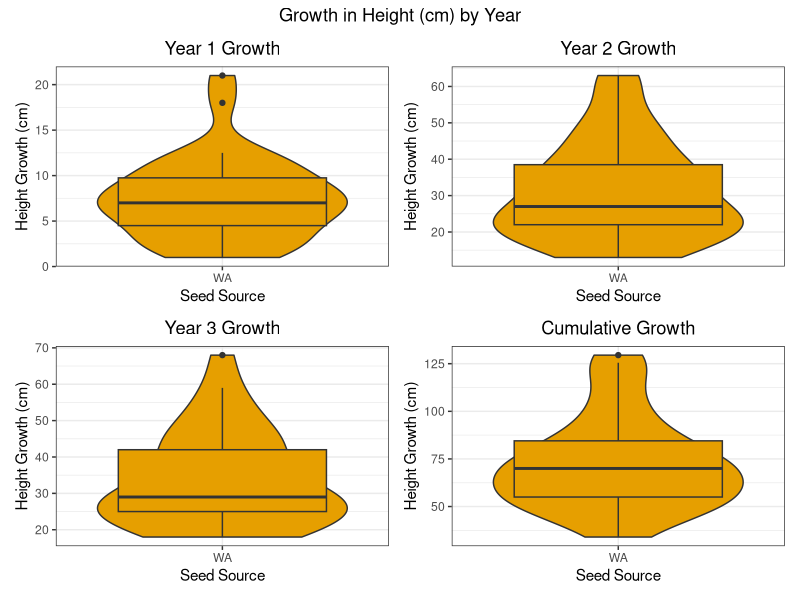
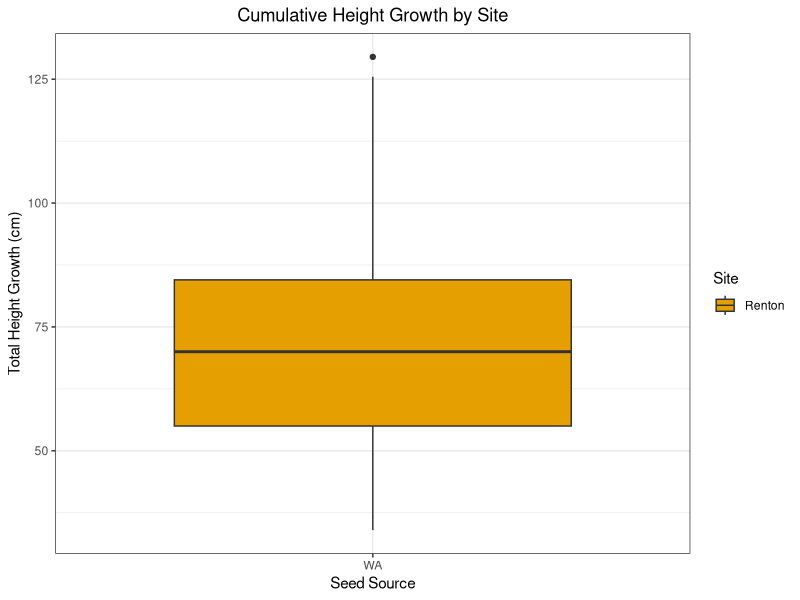
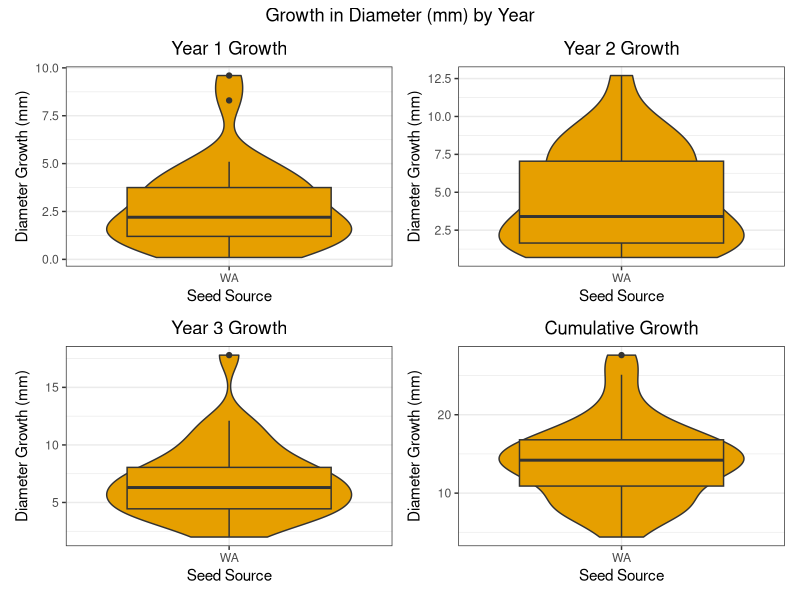
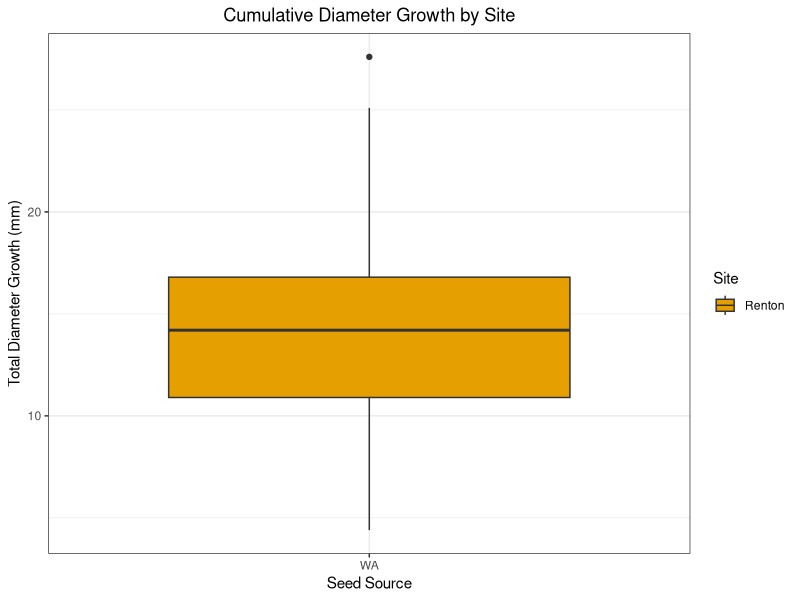
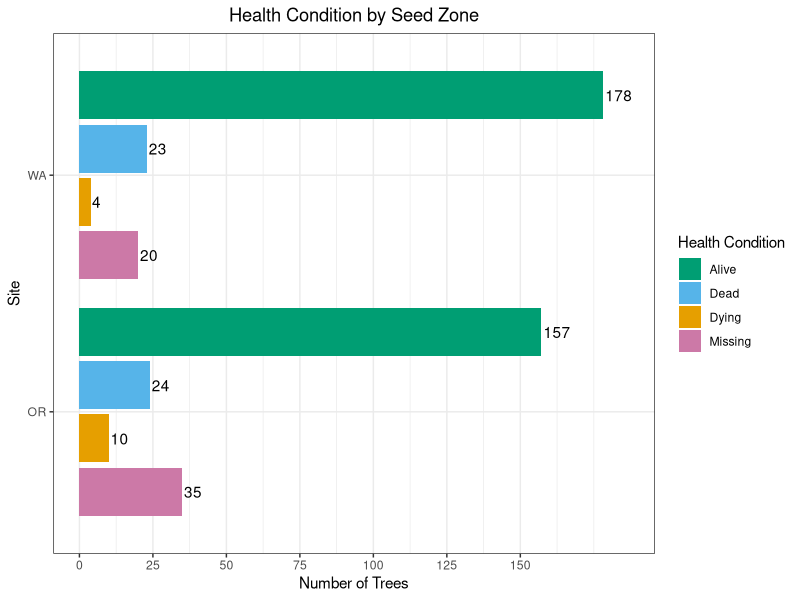
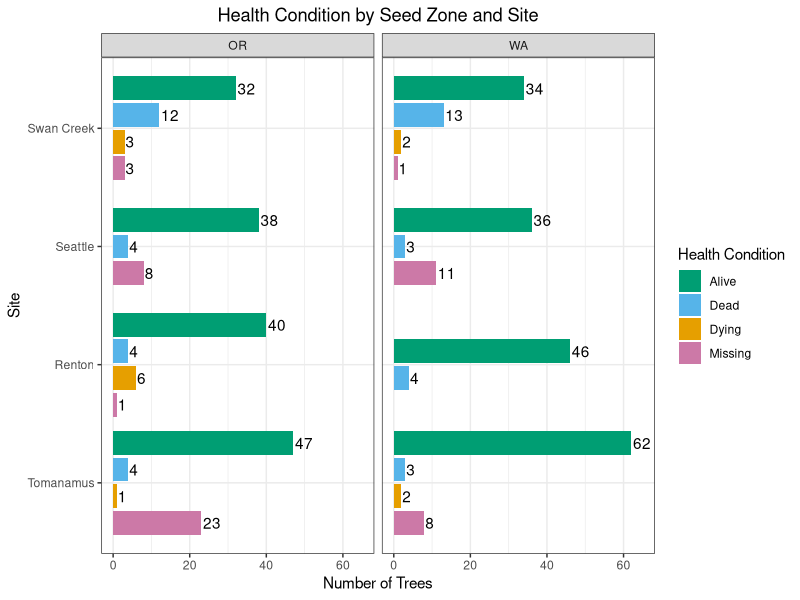

R code for these plots, in order:
## ---- chunk 1
knitr::opts_chunk$set(echo = FALSE)
## ---- chunk 2
library(tidyverse)
library(kableExtra)
library(patchwork)
library(zoo)
## ---- chunk 3
#2023 changes made in excel 
#y1$Seed.Zone[y1$Seed.Zone=="WA "] <- "WA"
#y1$X2022.Tree.Height..cm.[y1$X2022.Tree.Height..cm.==5408] <- 54.8
#y1$X2022.Tree.Diameter..mm.[y1$X2022.Tree.Diameter..mm.==110.0] <- 11
#y2$X2023.Tree.Diameter..mm.[y2X2022.Tree.Diameter..mm.==123] <- 12.3
#y2$X2023.Tree.Diameter..mm.[y2X2022.Tree.Diameter..mm.==135] <- 13.5

#2023 seattle OR data skipped tree number 14, moved 15, 16, 17 measurements up. 8 was missing
#2023 seattle OR site was missing trees 42 and 43, but recorded trees 39-41 in 2023 were better fit for previous 2022 measurements for 41-43. However, trees were in different row. very confused. Wondering if trees OR42 and OR43 actually got moved to end of OR31 row somehow after site was mapped? 
#2023 seattle OR last row trees 42,43, 46 and 50 were missing. However, tree number 45 fit better with tree 46, feeling confident tree recorded as 45 was actually 46, and 47 was actually missing because trees 47-49 were actually trees 48-50, adjusted
#2023 Swan Creek WA #141 included a 40cm height increase, which must be a mistake. Recommend excluding all trees with greater than 30cm height increases from first analyses. 
#2023 Swan Creek WA #171 included a 70cm height increase, which must be a mistake. Recommend excluding all trees with greater than 30cm height increases from first analyses. 
## ---- chunk 4
y1 <- read.csv("./data/2022 Measurements.csv")
library(readxl)
y2 <- read_excel("data/2023 MeasurementsCorrected.xlsx")
y3 <- read_excel("data/2024 Measurementsv3.xlsx")
y4 <- read_excel("data/2025 Measurements.xlsx", 
    sheet = "2025")
#rough2025 <- read_excel("data/2025 Measurements.xlsx", 
#    sheet = "2025 rough draft")

y1$Measurement.Year <- 2022
y2$Measurement.Year <- 2023
y3$Measurement.Year <- 2024

#rename columns to merge
#rough2025 <- rough2025 %>% 
#  rename("New Tree Number" = "Tree #") %>%
#  rename("Tree Diameter (mm)" = "DBH") %>%
#  rename("Tree Height (cm)" = "Height") %>%
#  rename("Health" = "Condition") %>%
#  rename("Date Measured" = "Measure Date") %>%
#  rename("Comment" = "Comments")

#rough2025 <- rough2025 %>%
#    mutate(Site = recode(Site, 'Discovery Park' = 'Seattle'))

#rough2025 <- rough2025 %>% select(-c("Seed Zone"))

#merge two sheets together based on tree number and site
#merged2025 <- left_join(rough2025, sheet2025, by=c("New Tree Number"="New Tree Number","Site" = "Site"))

#combine Health and Comment columns from both sheets
#merged2025 <- merged2025 %>%
#  mutate(`Health` = coalesce(`Health.x`,`Health.y`)) %>%
#  mutate(`Comment` = coalesce(`Comment.x`,`Comment.y`))

#if comments contain "browsed", mark elk browsed column as Y, otherwise mark N
y4 <- y4 %>%
  mutate(`Elk Browse` = case_when(
    grepl("browsed", Comment, ignore.case = TRUE) ~ "Y",
    TRUE ~ "N" # Keep the original value if no match is found
  ))

#remove duplicate columns
#y4 <- merged2025 %>% select(-c("Tree Height (cm).y","Tree Diameter (mm).y", "Comment.y","Health.y","Year Measured","Date Measured.y","Comment.x","Health.x"))

#add measurement year
y4 <- cbind(y4, Measurement.Year= 2025)
y4 <- y4 %>% select(-c("Year Measured"))

#add tree numbers for first year
y1 <- y1 %>% mutate(`Temp Tree Number` = row_number())

#remove unnecessary columns
y1 <- y1 %>% select(-c("Year.Measured","Color"))
y2 <- y2 %>% select(-c("Year Measured","Color"))
y3 <- y3 %>% select(-c("Year Measured"))

#rename columns to match other years
y1 <- y1 %>% 
  rename("Tree Height (cm)" = "Tree.Height..cm.") %>%
  rename("Tree Diameter (mm)" = "Tree.Diameter..mm.") %>%
  rename("Seed Zone" = "Seed.Zone") %>%
  rename("Date Measured" = "Date.Measured") %>%
  rename("Tree Number" = "Tree.Number") %>%
  rename("Date Planted" = "Date.Planted")
## ---- chunk 5
#change date format to match year 4
y1$`Date Measured` <- as.Date(y1$`Date Measured`,format = "%m/%d/%y")
y1$`Date Planted` <- as.Date(y1$`Date Planted`,format = "%m/%d/%y")
y2$`Date Measured` <- as.Date(y2$`Date Measured`,format ="%m/%d/%y")
y3$`Date Measured` <- as.Date(y3$`Date Measured`,format ="%m/%d/%y")
y4$`Date Measured` <- as.Date(y4$`Date Measured`,format = "%m/%d/%y")

#in Year 1, if health condition is NA, change it to alive
y1 <- y1 %>%
  mutate(Health = ifelse(is.na(Health), "Alive", Health))

#bind all year dataframes together
trees.bind <- bind_rows(y1,y2) %>% bind_rows(.,y3) %>% bind_rows(.,y4) %>% filter(Site!="" & Site!="Puyallup") %>% droplevels()

#trees.bind[130, "Health"] <- "Dead"
#trees.bind[167, "Health"] <- "Dying"

## ---- chunk 6
#labeling consistency
trees.bind$Health[trees.bind$Health==""] <- "Missing"
trees.bind$Health[trees.bind$Health=="missing"] <- "Missing"
trees.bind$`Seed Zone`[trees.bind$`Seed Zone`=="Wa"] <- "WA"
trees.bind <- trees.bind %>% droplevels()

#if comments contain "browsed", mark elk browsed column as Y, otherwise mark N
trees.bind <- trees.bind %>%
  mutate(`Elk Browse` = case_when(
    grepl("browsed", Comment, ignore.case = TRUE) ~ "Y",
    TRUE ~ "N" # Keep the original value if no match is found
  ))

#if comments contain "missing/presumed dead" change health condition to missing
trees.bind <- trees.bind %>%
  mutate(`Health` = case_when(
    grepl("Missing/presumed dead", Comment, ignore.case = TRUE) ~ "Missing",
    TRUE ~ `Health` # Keep the original value if no match is found
  ))
## ---- chunk 7
#use New Tree Number if not NA, otherwise use Tree Number
trees.bind <- trees.bind %>% group_by(`Tree Number`, Site, `Seed Zone`) %>% 
  mutate(`New Tree Number` = if_else(is.na(`New Tree Number`),first(na.omit(`New Tree Number`)),`New Tree Number`)) %>%
  ungroup()

#use Temp Tree Number if not NA, otherwise use Tree Number
trees.bind <- trees.bind %>% group_by(`Tree Number`, Site, `Seed Zone`) %>%
  mutate(`Temp Tree Number` = if_else(is.na(`Temp Tree Number`),first(na.omit(`Temp Tree Number`)),`Temp Tree Number`))%>%
  ungroup()

trees.bind <- trees.bind %>%  group_by(`Tree Number`, Site, `Seed Zone`) %>%
  mutate(`Date Planted` = if_else(is.na(`Date Planted`),first(na.omit(`Date Planted`)),`Date Planted`)) %>%
  ungroup()
## ---- chunk 8
trees.bind$`Date Measured` <- as.Date(trees.bind$`Date Measured`,"%m/%d/%y")
trees.bind$`Date Planted` <- as.Date(trees.bind$`Date Planted`,"%m/%d/%y")
trees.bind <- trees.bind %>% 
  mutate(`Planted Growth Days`=`Date Measured`-`Date Planted`)
## ---- chunk 9
trees <- trees.bind

dead.trees <- trees %>%
  filter(Health == "Dead")

matching.trees <- trees %>%
  inner_join(dead.trees, by = "Tree Number", relationship = "many-to-many")

#if previous year's health condition is dead change following years health condition to dead
trees <- trees %>%
  group_by(`Tree Number`, Site, `Seed Zone`) %>%
  arrange(Measurement.Year) %>%
  mutate(Previous_Value = lag(Health), Health = case_when(!is.na(Previous_Value) &
  Previous_Value == "Dead" ~ "Dead", TRUE ~ Health)) %>%
  select(-Previous_Value)

#if previous year's health condition is dying and current year's health condition is missing, change current year's health condition to dead
trees <- trees %>%
  group_by(`Tree Number`, Site, `Seed Zone`) %>%
  mutate(Health = case_when(lag(Health, n= 1, order_by = Measurement.Year) == "Dying" &
  Health == "Missing" ~ "Dead", TRUE ~ Health))

trees <- trees %>%
  group_by(`Tree Number`, Site, `Seed Zone`) %>%
  arrange(Measurement.Year) %>%
  mutate(Previous.Health = lag(Health), Health = case_when(is.na(Health) ~ Previous.Health, TRUE ~ Health)) %>%
  select(-Previous.Health)

#create final health column and if most current year's health condition is missing. use previous year's
trees <- trees %>%
  group_by(`Tree Number`, Site, `Seed Zone`) %>%
  tidyr::complete(Measurement.Year = seq(min(Measurement.Year), max(Measurement.Year)), fill = list(Health = NA)) %>%
  mutate(Final.Health = last(Health)) %>%
  mutate(Final.Health = zoo::na.locf(Final.Health, na.rm =  FALSE, fromLast = TRUE)) %>%
  mutate(Final.Health = ifelse(is.na(Health) & is.na(Final.Health), NA, Final.Health)) %>%
  ungroup()
## ---- chunk 10
#VERSION WITH NO BROWSED TREES
#trees.no.browse <- trees.bind %>%
#  group_by(Tree.Number, Site, Seed.Zone) %>%
#  filter(Elk.Browse !="Y") %>% ungroup()

#trees.no.browse <- trees.no.browse %>%
#  group_by(Tree.Number, Site, Seed.Zone) %>%
# arrange(Measurement.Year) %>%
#  mutate(Previous_Value = lag(Health), Health = case_when(!is.na(Previous_Value) & Previous_Value == "Dead" ~ "Dead", TRUE ~ Health)) %>%
#  select(-Previous_Value)

#if previous year's health condition is dying and current year's health condition is missing, change current year's health condition to dead
#trees.no.browse <- trees.no.browse %>%
#  group_by(Tree.Number, Site, Seed.Zone) %>%
#  mutate(Health = case_when(lag(Health, n= 1, order_by = Measurement.Year) == "Dying" & Health == "Missing" ~ "Dead", TRUE ~ Health))

#trees.no.browse <- trees.no.browse %>%
#  group_by(Tree.Number, Site, Seed.Zone) %>%
#  arrange(Measurement.Year) %>%
#  mutate(Previous.Health = lag(Health), Health = case_when(is.na(Health) ~ Previous.Health, TRUE ~ Health)) %>%
#  select(-Previous.Health)

#create final health column and if most current year's health condition is missing. use previous year's
#trees.no.browse <- trees.no.browse %>%
#  group_by(Tree.Number, Site, Seed.Zone) %>%
#  tidyr::complete(Measurement.Year = seq(min(Measurement.Year), max(Measurement.Year)), fill = list(Health = NA)) %>%
#  mutate(Final.Health = last(Health)) %>%
#  mutate(Final.Health = na.locf(Final.Health, na.rm =  FALSE, fromLast = TRUE)) %>%
#  mutate(Final.Health = ifelse(is.na(Health) & is.na(Final.Health), NA, Final.Health)) %>%
#  ungroup()
## ---- chunk 11
trees$Site <- as.factor(trees$Site)
trees$Seed.Zone <-as.factor(trees$`Seed Zone`)
trees$Health <- as.factor(trees$Health)
## ---- chunk 12
#trees.no.browse$Site <- as.factor(trees.no.browse$Site)
#trees.no.browse$Seed.Zone <-as.factor(trees.no.browse$Seed.Zone)
#trees.no.browse$Health <- as.factor(trees.no.browse$Health)
## ---- chunk 13
# NOTE RENTON OR TREE 180 was entered twice or there is two values for it. We need to look into this further, but for now we removed it from the data.
## ---- chunk 14
#trees <- trees %>% filter(`Tree Number`!=180 | Site!="Renton" | `Seed Zone`!="OR")
#trees.no.browse <- trees.no.browse %>% filter(Tree.Number!=180 | Site!="Renton" | Seed.Zone!="OR")
## ---- chunk 15
trees.wide <- trees %>% pivot_wider(
    id_cols = c(`Tree Number`, Site, `Seed Zone`, `New Tree Number`),
    names_from = Measurement.Year,
    values_from = c(`Tree Height (cm)`, `Tree Diameter (mm)`),
    names_glue = "{.value}_{Measurement.Year}") 

#ver with no browsed trees
#trees.wide <- trees.no.browse %>% pivot_wider(
#    id_cols = c(Tree.Number, Site, Seed.Zone, New.Tree.Number),
#    names_from = Measurement.Year,
#    values_from = c(Tree.Height..cm., Tree.Diameter..mm.),
#    names_glue = "{.value}_{Measurement.Year}") 
## ---- chunk 16
# see if there are any duplicate trees based on number, site, seed zone and year
#{trees} |> summarize(n = n(), .by = c(Tree.Number, Site, Seed.Zone, Measurement.Year)) |> filter(n > 1L)
## ---- chunk 17
trees.wide.growth <- trees.wide %>% mutate(y1.height.growth = `Tree Height (cm)_2023`-`Tree Height (cm)_2022`, y2.height.growth = `Tree Height (cm)_2024`-`Tree Height (cm)_2023`, y3.height.growth = `Tree Height (cm)_2025`-`Tree Height (cm)_2024`, y1.diameter.growth = `Tree Diameter (mm)_2023`-`Tree Diameter (mm)_2022`, y2.diameter.growth = `Tree Diameter (mm)_2024`-`Tree Diameter (mm)_2023`, y3.diameter.growth = `Tree Diameter (mm)_2025` - `Tree Diameter (mm)_2024`, total.height.growth = `Tree Height (cm)_2025`-`Tree Height (cm)_2022`, total.diameter.growth = `Tree Diameter (mm)_2025`-`Tree Diameter (mm)_2022`)
## ---- chunk 18
#trees.partial <- trees[1,2,3,9,11,12,13]
#trees.wide.joined <- left_join(trees.wide.growth, trees.partial, by=c("Tree.Number", "Site", "Seed.Zone"))
## ---- chunk 19
#tree.growth <- trees %>% group_by(Tree.Number, Site, Seed.Zone) %>% arrange(Measurement.Year) %>% mutate(Height.Growth = Tree.Height..cm. - lag(Tree.Height..cm.), Diameter.Growth = Tree.Diameter..mm. - lag(Tree.Diameter..mm.)) %>% ungroup()
## ---- chunk 20
#tree.growth.year <- tree.growth %>% group_by(Tree.Number, Site, Seed.Zone, Measurement.Year) %>% reframe(Heigh.Growth=Height.Growth,Diameter.Growth=Diameter.Growth)
## ---- chunk 21
#trees <- left_join(trees,tree.growth.year, by=c("Tree.Number", "Site", "Seed.Zone", "Measurement.Year"))
## ---- chunk 22
# FILTERED ALL TREES with NEGATIVE height increases or NEGATIVE diameter increases
#Data cleaning
#neg.trees <- trees %>% filter(Height.Growth<0)
#neg.trees <- neg.trees[c(1,2,3,5,6,12,13,20,21)]
#pos.trees <- trees %>% filter(Height.Growth>20)
## ---- chunk 23
#trees.pos <- tree.growth %>% filter(Height.Growth>0 & Diameter.Growth>0)  
## ---- chunk 24
trees.wide.pos.total <- trees.wide.growth %>% filter(total.height.growth>0 & total.diameter.growth>0)
trees.wide.pos.y1 <- trees.wide.growth %>% filter(y1.height.growth>0 & y1.diameter.growth>0)
trees.wide.pos.y2 <- trees.wide.growth %>% filter(y2.height.growth>0 & y2.diameter.growth>0)
trees.wide.pos.y3 <- trees.wide.growth %>% filter(y3.height.growth>0 & y3.diameter.growth>0)
trees.wide.pos.all <- trees.wide.growth %>% filter(y1.height.growth>0 & y1.diameter.growth>0 & y2.height.growth>0 & y2.diameter.growth>0 & y3.height.growth>0 & y3.diameter.growth>0)
## ---- chunk 25
#a few possible mistakes in measurements with trees greater than 30cm height increase. Removing trees above 24 increase also removes Seattle OR Trees 39-41 which were off in measurements, trees were possibly moved after mapping? 
## ---- chunk 26
#create table summarizing when sites were planted and remeasured.
## ---- chunk 27
#Site.Summary <- trees.pos %>% group_by(Site,Seed.Zone,Measurement.Year) %>% summarize(n=n()) %>% left_join(.,trees.pos,by=c("Site","Seed.Zone","Measurement.Year"),multiple="first")

Site.Summary <- trees.wide.pos.all %>% group_by(Site,`Seed Zone`) %>% summarize(n=n())
kable(Site.Summary[c(1,2,3)], col.names = c("Site", "Seed Zone", "Number of Trees")) %>% kable_material(c("striped", "hover","condensed"))
## ---- chunk 28
#trees.summary <- trees.wide.pos.all %>% group_by(Seed.Zone)  %>% summarize(
#n=n(),
#mean.height.2024=mean(Tree.Height..cm._2024),
#mean.diameter.2024=mean(Tree.Diameter..mm._2024),
#mean.y1.height.growth=mean(y1.height.growth,na.rm=TRUE),
#mean.y1.diameter.growth=mean(y1.diameter.growth,na.rm=TRUE),
#mean.y2.height.growth=mean(y2.height.growth,na.rm=TRUE),
#mean.y2.diameter.growth=mean(y2.diameter.growth,na.rm=TRUE),
#mean.total.height.growth=mean(total.height.growth,na.rm=TRUE),
#mean.total.diameter.growth=mean(total.diameter.growth,na.rm=TRUE))
#kable(trees.summary,digits = 2,format = "html", table.attr='class="scrollable-table"') %>% kable_material(c("striped", "hover","condensed")) %>% kable_styling(full_width = F) %>% scroll_box(height = "300px")

trees.summary <- trees.wide.pos.all %>% group_by(`Seed Zone`)  %>% summarize(
n=n(),
mean.height.2025=mean(`Tree Height (cm)_2025`),
mean.diameter.2025=mean(`Tree Diameter (mm)_2025`),
mean.y1.height.growth=mean(y1.height.growth,na.rm=TRUE),
mean.y1.diameter.growth=mean(y1.diameter.growth,na.rm=TRUE),
mean.y2.height.growth=mean(y2.height.growth,na.rm=TRUE),
mean.y2.diameter.growth=mean(y2.diameter.growth,na.rm=TRUE),
mean.y3.diameter.growth=mean(y3.diameter.growth,na.rm=TRUE),
mean.y3.height.growth=mean(y3.height.growth,na.rm=TRUE),
mean.total.height.growth=mean(total.height.growth,na.rm=TRUE),
mean.total.diameter.growth=mean(total.diameter.growth,na.rm=TRUE))
library(knitr)
kable(trees.summary,col.names = c("Seed Zone", "Number of Trees", "2025 Mean Height (cm)", "2025 Mean Diameter (mm)", "Mean Year 1 Height Growth (cm)", "Mean Year 1 Diameter Growth (mm)", "Mean Year 2 Height Growth (cm)","Mean Year 2 Diameter Growth (mm)", "Mean Year 3 Height Growth (cm)","Mean Year 3 Diameter Growth (mm)", "Total Mean Height Growth (cm)","Total Mean Diameter Growth (mm)"), digits = 2,format = "html", table.attr='class="scrollable-table"') %>% kable_material(c("striped", "hover","condensed")) %>% kable_styling(full_width = F) %>% scroll_box(height = "300px")
## ---- chunk 29
trees.summary.sites <- trees.wide.pos.all %>% group_by(Site,`Seed Zone`)  %>% summarize(
n=n(),
mean.height.2025=mean(`Tree Height (cm)_2025`),
mean.diameter.2025=mean(`Tree Diameter (mm)_2025`),
mean.y1.height.growth=mean(y1.height.growth,na.rm=TRUE),
mean.y1.diameter.growth=mean(y1.diameter.growth,na.rm=TRUE),
mean.y2.height.growth=mean(y2.height.growth,na.rm=TRUE),
mean.y2.diameter.growth=mean(y2.diameter.growth,na.rm=TRUE),
mean.y3.diameter.growth=mean(y3.diameter.growth,na.rm=TRUE),
mean.y3.height.growth=mean(y3.height.growth, na.rm = TRUE),
mean.total.height.growth=mean(total.height.growth,na.rm=TRUE),
mean.total.diameter.growth=mean(total.diameter.growth,na.rm=TRUE))
library(knitr)
kable(trees.summary.sites, col.names = c("Site", "Seed Zone", "Number of Trees", "2025 Mean Height (cm)", "2025 Mean Diameter (mm)", "Mean Year 1 Height Growth (cm)", "Mean Year 1 Diameter Growth (mm)", "Mean Year 2 Height Growth (cm)","Mean Year 2 Diameter Growth (mm)", "Mean Year 3 Height Growth (cm)","Mean Year 3 Diameter Growth (mm)", "Total Mean Height Growth (cm)","Total Mean Diameter Growth (mm)"), digits = 2) %>% kable_material(c("striped", "hover","condensed")) %>% kable_styling(full_width = F) %>% scroll_box(height = "300px")
## ---- chunk 30

P1 <- ggplot(trees.wide.pos.all,aes(`Seed Zone`,y1.height.growth,fill=`Seed Zone`)) +geom_violin() +geom_boxplot() +theme_bw()+guides(fill="none") +scale_fill_manual(values=c("#E69F00", "#56B4E9")) +labs(y= "Height Growth (cm)", x= "Seed Source",title="Year 1 Growth") + theme(plot.title = element_text(hjust = 0.5))
P2 <- ggplot(trees.wide.pos.all,aes(`Seed Zone`,y2.height.growth,fill=`Seed Zone`)) +geom_violin() +geom_boxplot() +theme_bw()+guides(fill="none") +scale_fill_manual(values=c("#E69F00", "#56B4E9")) +labs(y= "Height Growth (cm)",x= "Seed Source",title="Year 2 Growth") + theme(plot.title = element_text(hjust = 0.5))
P3 <- ggplot(trees.wide.pos.all,aes(`Seed Zone`,y3.height.growth,fill=`Seed Zone`)) +geom_violin() +geom_boxplot() +theme_bw()+guides(fill="none") +scale_fill_manual(values=c("#E69F00", "#56B4E9")) +labs(y= "Height Growth (cm)",x= "Seed Source",title="Year 3 Growth") + theme(plot.title = element_text(hjust = 0.5))
P4 <- ggplot(trees.wide.pos.all,aes(`Seed Zone`,total.height.growth,fill=`Seed Zone`)) +geom_violin() +geom_boxplot() +theme_bw()+guides(fill="none") +scale_fill_manual(values=c("#E69F00", "#56B4E9")) +labs(y= "Height Growth (cm)",x= "Seed Source",title="Cumulative Growth") + theme(plot.title = element_text(hjust = 0.5))

height_plots <- P1 + P2 + P3 + P4
height_plots + plot_annotation(title = "Growth in Height (cm) by Year", theme = theme(plot.title = element_text(hjust = 0.5)))
## ---- chunk 31
ggplot(trees.wide.pos.all,aes(`Seed Zone`,total.height.growth,fill=Site)) +geom_boxplot() +theme_bw() +scale_fill_manual(values=c("#E69F00", "#56B4E9", "#009E73","#9e0000")) + labs(y= "Total Height Growth (cm)",x= "Seed Source",title="Cumulative Height Growth by Site") + theme(plot.title = element_text(hjust = 0.5))
## ---- chunk 32
P1 <- ggplot(trees.wide.pos.all,aes(`Seed Zone`,y1.diameter.growth,fill=`Seed Zone`)) +geom_violin() +geom_boxplot() +theme_bw()+guides(fill="none") +scale_fill_manual(values=c("#E69F00", "#56B4E9")) +labs(y= "Diameter Growth (mm)", x= "Seed Source" ,title="Year 1 Growth") + theme(plot.title = element_text(hjust = 0.5))
P2 <- ggplot(trees.wide.pos.all,aes(`Seed Zone`,y2.diameter.growth,fill=`Seed Zone`)) +geom_violin() +geom_boxplot() +theme_bw()+guides(fill="none") +scale_fill_manual(values=c("#E69F00", "#56B4E9")) +labs(y= "Diameter Growth (mm)",x= "Seed Source",title="Year 2 Growth") + theme(plot.title = element_text(hjust = 0.5))
P3 <- ggplot(trees.wide.pos.all,aes(`Seed Zone`,y3.diameter.growth,fill=`Seed Zone`)) +geom_violin() +geom_boxplot() +theme_bw()+guides(fill="none") +scale_fill_manual(values=c("#E69F00", "#56B4E9")) +labs(y= "Diameter Growth (mm)",x= "Seed Source",title="Year 3 Growth") + theme(plot.title = element_text(hjust = 0.5))
P4 <- ggplot(trees.wide.pos.all,aes(`Seed Zone`,total.diameter.growth,fill=`Seed Zone`)) +geom_violin() +geom_boxplot() +theme_bw()+guides(fill="none") +scale_fill_manual(values=c("#E69F00", "#56B4E9")) +labs(y= "Diameter Growth (mm)",x= "Seed Source",title="Cumulative Growth") + theme(plot.title = element_text(hjust = 0.5))

diameter_plots <- P1 + P2 + P3 + P4
diameter_plots + plot_annotation(title = "Growth in Diameter (mm) by Year", theme = theme(plot.title = element_text(hjust = 0.5)))
## ---- chunk 33
ggplot(trees.wide.pos.all,aes(`Seed Zone`,total.diameter.growth,fill=Site)) +geom_boxplot() +theme_bw() +scale_fill_manual(values=c("#E69F00", "#56B4E9", "#009E73", "#9e0000")) + labs(y= "Total Diameter Growth (mm)",x= "Seed Source",title="Cumulative Diameter Growth by Site") + theme(plot.title = element_text(hjust = 0.5))
## ---- chunk 34
trees.condition.zone <- trees %>% group_by(`Seed Zone`,Final.Health) %>% summarize(n=n_distinct(`Temp Tree Number`)) %>% filter(Final.Health!="NA")
#kable(trees.condition.zone) %>% kable_material(c("striped", "hover","condensed"))

#trees.condition.zone <- trees.no.browse %>% group_by(Seed.Zone,Final.Health) %>% summarize(n=n_distinct(Temp.Tree.Number)) %>% filter(Final.Health!="NA")
#kable(trees.condition.zone) %>% kable_material(c("striped", "hover","condensed"))
## ---- chunk 35
ggplot(trees.condition.zone,aes(x = reorder(`Seed Zone`, -n),n,fill=Final.Health))+geom_col(position = position_dodge2(preserve = "single",reverse=TRUE))+theme_bw()+coord_flip()+ scale_y_continuous(breaks = c(0,25,50,75,100,125,150),expand = expansion(mult = c(0.05, 0.1))) +scale_fill_manual(values=c( "#009E73","#56B4E9","#E69F00","#CC79A7"))+labs(x="Site",y="Number of Trees",title ="Health Condition by Seed Zone", fill="Health Condition") +geom_text(aes(label=n,group=Final.Health),position = position_dodge2(width=0.9,preserve = "single",reverse=TRUE),hjust=-0.1) + theme(plot.title = element_text(hjust = 0.5))
## ---- chunk 36
trees.condition <- trees %>% group_by(Site,`Seed Zone`,Final.Health) %>% summarize(n=n_distinct(`Temp Tree Number`)) %>% filter(Final.Health!="NA")
#kable(trees.condition) %>% kable_material(c("striped", "hover","condensed"))
#trees.condition <- trees.no.browse %>% group_by(Site,Seed.Zone,Final.Health) %>% summarize(n=n_distinct(Temp.Tree.Number)) %>% filter(Final.Health!="NA")
#kable(trees.condition) %>% kable_material(c("striped", "hover","condensed"))
## ---- chunk 37
trees.condition$Final.Health <- factor(trees.condition$Final.Health, levels=c('Alive','Dead','Dying','Missing'))
## ---- chunk 38
ggplot(trees.condition,aes(x = reorder(Site, -n),n,fill=Final.Health))+facet_wrap(~`Seed Zone`)+geom_col(position = position_dodge2(preserve = "single",reverse=TRUE))+theme_bw()+coord_flip() + scale_y_continuous(expand = expansion(mult = c(0.05, 0.1))) +scale_fill_manual(values=c( "#009E73","#56B4E9","#E69F00","#CC79A7"))+labs(x="Site",y="Number of Trees", title = "Health Condition by Seed Zone and Site",fill="Health Condition") +geom_text(aes(label=n,group=Final.Health),position = position_dodge2(width=0.9,preserve = "single",reverse=TRUE),hjust=-0.1) + theme(plot.title = element_text(hjust = 0.5))
## ---- chunk 39
#Check normality and equality of variances within data 
library(car)
car::leveneTest(`Tree Height (cm)`~as.factor(`Seed Zone`), data=trees)
car::leveneTest(`Tree Diameter (mm)`~as.factor(`Seed Zone`), data=trees)
#p = .6003, Not enough evidence to suggest there is not equality of variances, assume variances are equal

#2a check normality
#math.lm=lm(MathScore~as.factor(FivePlusHousehold)+as.factor(PublicPrivateSchool), data = ECLSK2011_Clean)
#install.packages("ggpubr")
#library(ggpubr)
#ggqqplot(residuals(math.lm))
#hist(residuals(math.lm))
#Normailty assumed, qq plot of the residuals generally follows line of best fit and
#histogram shows mainly normal distribution
